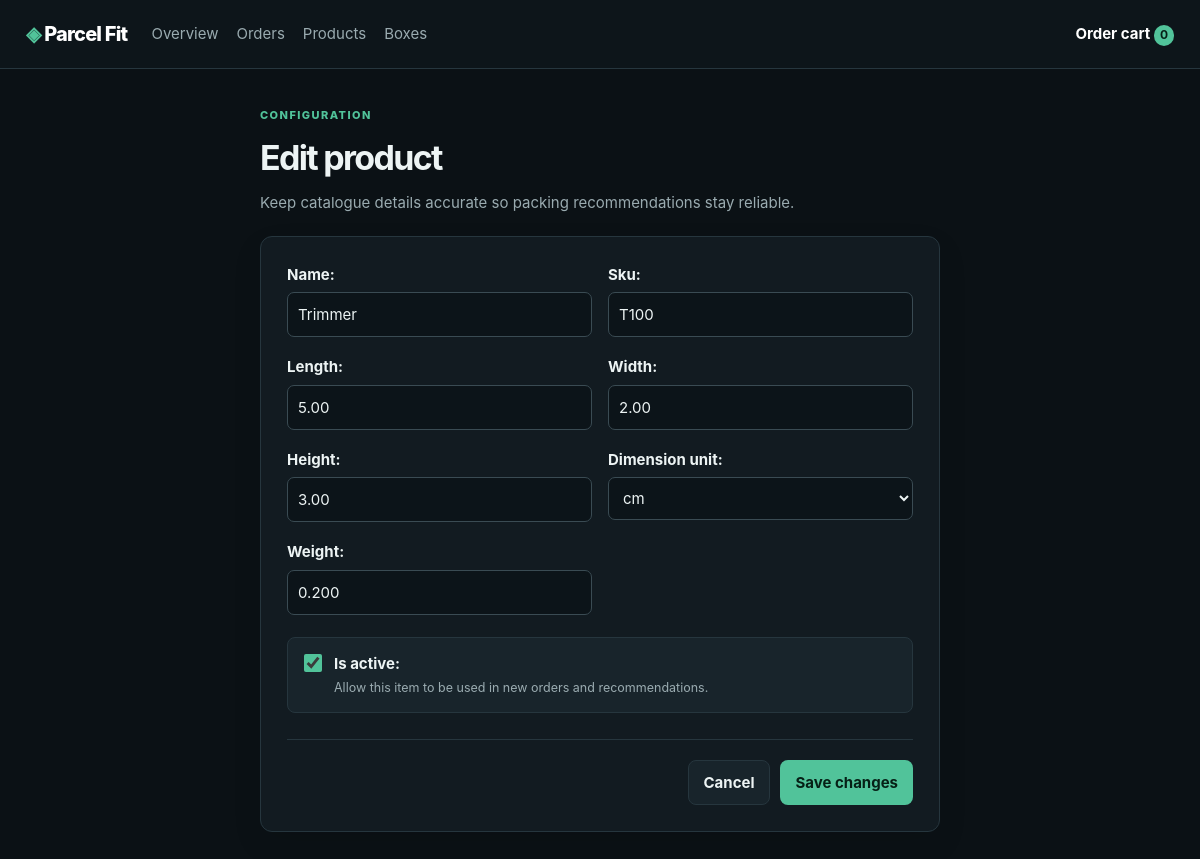
The app's page /products/3/edit/ with its own data.
### shipping/models.py (models this page shows, shortened)
class DimensionValidationMixin(models.Model):
    class Meta:
        abstract = True

class Product(DimensionValidationMixin):
    name = models.CharField(max_length=120)
    sku = models.CharField(max_length=64, unique=True)
    length = models.DecimalField(max_digits=8, decimal_places=2)
    width = models.DecimalField(max_digits=8, decimal_places=2)
    height = models.DecimalField(max_digits=8, decimal_places=2)
    weight = models.DecimalField(max_digits=8, decimal_places=3)
    dimension_unit = models.CharField(
        max_length=2, choices=DIMENSION_UNITS, default="cm"
    )
    is_active = models.BooleanField(default=True)
    created_at = models.DateTimeField(auto_now_add=True)
    updated_at = models.DateTimeField(auto_now=True)
    class Meta:
        ordering = ["name", "sku"]

### shipping/views.py (the view)
# urls.py: path("products/<int:pk>/edit/", views.product_form, name="product_edit"),
def product_form(request, pk=None):
    instance = get_object_or_404(Product, pk=pk) if pk else None
    form = ProductForm(request.POST or None, instance=instance)
    if request.method == "POST" and form.is_valid():
        form.save()
        messages.success(request, "Product saved.")
        return redirect("product_list")
    context = {
        "form": form,
        "title": "Edit product" if pk else "Add product",
        "cancel_url": "product_list",
    }
    return render(request, "shared/form.html", context)

### shipping/forms.py
class ProductForm(DimensionUnitFormMixin, forms.ModelForm):
    def __init__(self, *args, **kwargs):
        super().__init__(*args, **kwargs)
        self.fields["sku"].widget.attrs.update(
            {
                "pattern": "[A-Z0-9]+",
                "title": "Use capital letters and numbers only.",
                "oninput": "this.value = this.value.toUpperCase().replace(/[^A-Z0-9]/g, '')",
                "autocomplete": "off",
            }
        )
    class Meta:
        model = Product
        fields = [
            "name",
            "sku",
            "length",
            "width",
            "height",
            "dimension_unit",
            "weight",
            "is_active",
        ]

### shipping/context_processors.py (called while the page is built)
def cart_count(request):
    return {
        "cart_count": sum(
            int(quantity) for quantity in request.session.get("cart", {}).values()
        )
    }

### shipping/units.py (called while the page is built)
def from_centimetres(value: Decimal, unit: str) -> Decimal:
    return value / CENTIMETRES_PER_INCH if unit == "in" else value

### templates/shared/form.html (shortened to what this page needs)
{% extends 'base.html' %} {% block content %}
<div class="narrow">
  <div class="form-heading">
    <p class="eyebrow">CONFIGURATION</p>
    <h1>{{ title }}</h1>
    <p>
      Keep catalogue details accurate so packing recommendations stay reliable.
    </p>
  </div>
  <form method="post" class="panel form">
    <div class="form-grid">
      {% for field in form %}
      {% if field.name == "is_active" %}
      <div class="checkbox-field">
        {{ field }}
        <div>
          {{ field.label_tag }}
          <small>Allow this item to be used in new orders and recommendations.</small>
        </div>
      </div>
      {% else %}
      <div
        class="field"
      >
        {{ field.label_tag }} {{ field }}
      </div>
      {% endif %}
      {% endfor %}
    </div>
    <div class="actions">
      <a class="button secondary" href="{% url cancel_url %}">Cancel</a>
      <button class="button primary" type="submit">Save changes</button>
    </div>
  </form>
</div>
{% endblock %}

### static/app.css (style rules this page uses)
:root { --bg: #0b1115; --surface: #121b21; --surface-2: #18242b; --line: #26363e; --ink: #edf4f4; --muted: #9aabb0; --green: #51c39a; --green-d: #1b805f; --red: #f08a8a; --radius: 12px; }
* { box-sizing: border-box; }
body { margin: 0; background: var(--bg); color: var(--ink); font: 15px/1.55 Inter, ui-sans-serif, system-ui, sans-serif; }
h1 { font-size: 34px; letter-spacing: -0.05em; margin: 0 0 6px; }
.eyebrow { font-weight: 800; font-size: 11px !important; letter-spacing: 0.13em; text-transform: uppercase; color: var(--green) !important; margin: 0 0 8px !important; }
.button { display: inline-block; text-decoration: none; border: 0; border-radius: 8px; padding: 10px 15px; font: inherit; font-weight: 750; cursor: pointer; transition: background-color 160ms ease, border-color 160ms ease, box-shadow 160ms ease, transform 160ms ease; }
.primary { background: var(--green); color: #062016; }
.secondary { background: var(--surface-2); color: var(--ink); border: 1px solid var(--line); }
.panel, .recommendation, .no-result { background: var(--surface); border: 1px solid var(--line); border-radius: var(--radius); padding: 23px; margin-bottom: 20px; box-shadow: 0 12px 30px #00000016; }
.narrow { max-width: 680px; margin: auto; }
.form-heading { margin-bottom: 22px; }
.form-heading > p:last-child { margin: 0; color: var(--muted); }
.form { padding: 26px; }
.form-grid { display: grid; grid-template-columns: repeat(2, minmax(0, 1fr)); gap: 18px 16px; }
.field { margin: 0; }
.field label, .add-row label { display: block; font-weight: 700; margin-bottom: 6px; }
.checkbox-field { grid-column: 1 / -1; display: flex; align-items: flex-start; gap: 12px; margin-top: 4px; padding: 14px 16px; border: 1px solid var(--line); border-radius: 8px; background: var(--surface-2); }
.checkbox-field input { width: 18px; height: 18px; margin: 2px 0 0; accent-color: var(--green); }
.checkbox-field label { display: block; margin: 0 0 3px; font-weight: 750; }
.checkbox-field small { display: block; color: var(--muted); }
.field input, .field select, .add-row select, .search input, .quantity-form input { width: 100%; background: #0c1419; border: 1px solid #3a4b53; color: var(--ink); padding: 10px; border-radius: 7px; font: inherit; }
.actions { display: flex; justify-content: flex-end; gap: 10px; margin-top: 26px; padding-top: 20px; border-top: 1px solid var(--line); }

### records on screen
Product: form "Trimmer" "T100" "5.00" "2.00" "3.00" "cm" "0.200", form "☑"

### other values on screen
{{ cart_count }} "0"
{{ title }} "Edit product"
{{ field.label_tag }} "Name:" "Sku:" "Length:" "Width:" "Height:" "Dimension unit:" "Weight:"
{{ field.label_tag }} "Is active:"
